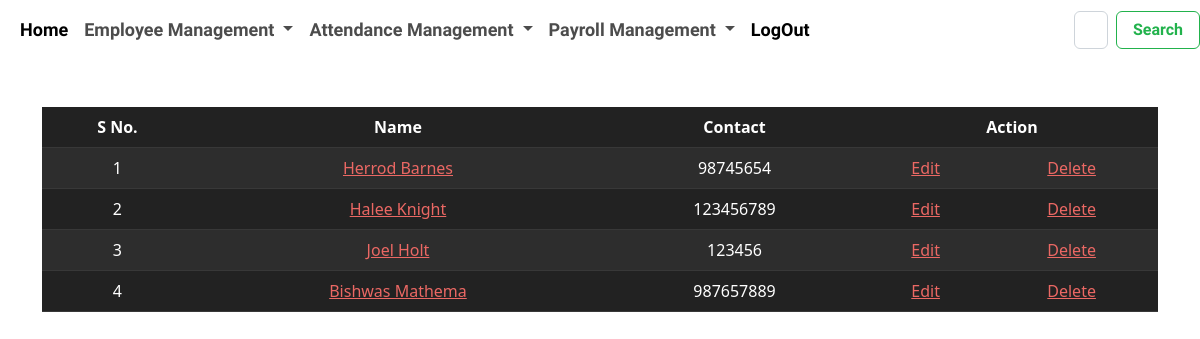
Page /employee/index/ (signed in) on the earlier database version.
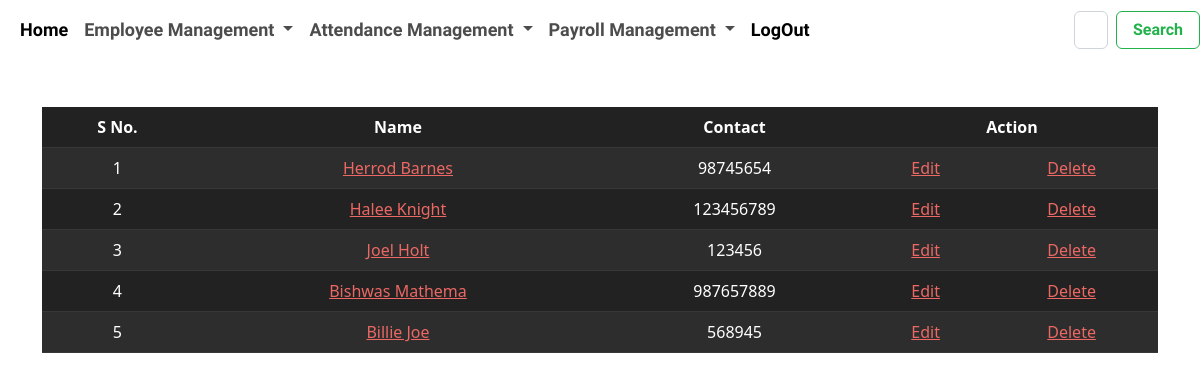
Same page on the later database version.
### app_payroll/models.py (models this page shows, shortened)
class Employee(models.Model):
    full_name = models.CharField(max_length=150)
    email = models.EmailField(max_length=150)
    address = models.CharField(max_length=150)
    gender = models.CharField(max_length=50)
    contact = models.CharField(max_length=150)
    class Meta:
        db_table = "app_employee"

### app_payroll/views.py (the view)
# urls.py: path('index/', views.index, name="employee-index"),
@login_required(login_url='login')
def index(request):
    employee_details = Employee.objects.all()
    context = {"data":employee_details}
    return render(request, 'employee/employee_index.html', context)

### templates/employee/employee_index.html (shortened to what this page needs)
{% extends 'layouts/master.html' %}
{% block content %}
<head>
  {% load static %}
  <link rel='stylesheet' type='text/css' media='screen' href="#">
</head>
<body>
  <div class="container mt-5">
    <table class="table table-dark table-striped" style="text-align: center;">
      <thead>
        <tr>
          <th scope="col">S No.</th>
          <th scope="col">Name</th>
          <th scope="col">Contact</th>
          <th colspan="2">Action</th>
        </tr>
      </thead>
      <tbody>
        {% for val in data %}
        <tr>
          <td>{{ forloop.counter }}</td>
          <td><a href="{% url 'employee-profile' val.id %}">{{ val.full_name|title }}</a></td>
          <td>{{ val.contact }}</td>
          <td><a href="{% url 'employee-edit' val.id %}">Edit</a></td>
          <td><a href="{% url 'employee-delete' val.id %}">Delete</a></td>
        </tr>
        {% endfor %}
      </tbody>
  </div>
{% endblock %}

Differences in the rows shown:
added Employee: full_name "Billie Joe", contact "568945"
